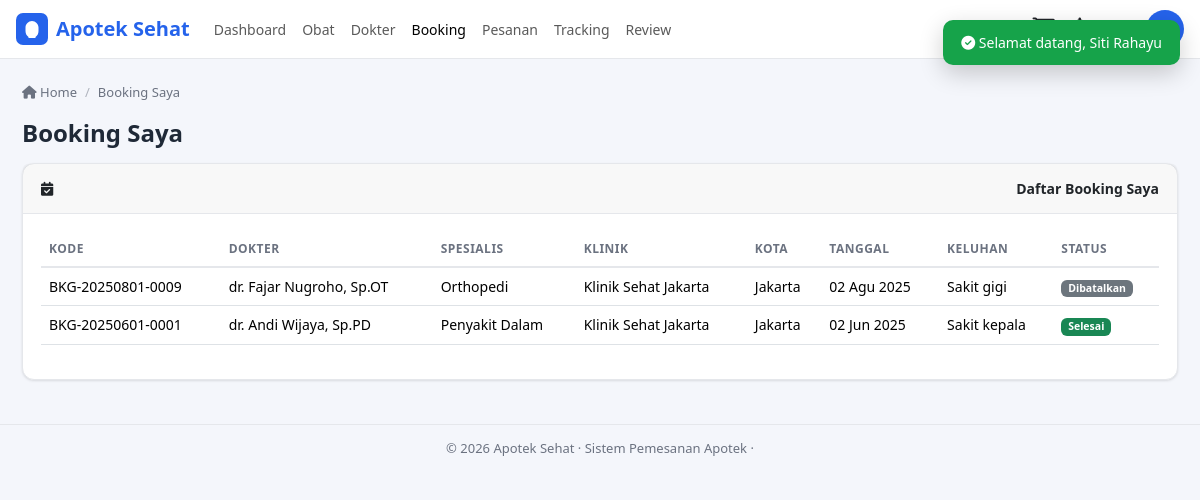
Page /user/booking/index.php (signed in) on the committed database.
### tables this page shows
CREATE TABLE IF NOT EXISTS booking (
  id_booking      INT(11) UNSIGNED NOT NULL AUTO_INCREMENT,
  kode_booking    VARCHAR(30) NOT NULL,
  id_user         INT(11) UNSIGNED NOT NULL,
  id_dokter       INT(11) UNSIGNED NOT NULL,
  id_klinik       INT(11) UNSIGNED NOT NULL,
  id_jadwal       INT(11) UNSIGNED DEFAULT NULL,
  tanggal_booking DATE NOT NULL,
  keluhan         TEXT DEFAULT NULL,
  status          ENUM('Menunggu','Selesai','Dibatalkan') NOT NULL DEFAULT 'Menunggu',
  created_at      DATETIME NOT NULL DEFAULT CURRENT_TIMESTAMP,
  PRIMARY KEY (id_booking),
  UNIQUE KEY unik_kode_booking (kode_booking),
  KEY fk_booking_user (id_user),
  KEY fk_booking_dokter (id_dokter),
  KEY fk_booking_klinik (id_klinik),
  KEY fk_booking_jadwal (id_jadwal),
  CONSTRAINT fk_booking_user FOREIGN KEY (id_user) REFERENCES users (id_user)
    ON DELETE CASCADE ON UPDATE CASCADE,
  CONSTRAINT fk_booking_dokter FOREIGN KEY (id_dokter) REFERENCES dokter (id_dokter)
    ON DELETE CASCADE ON UPDATE CASCADE,
  CONSTRAINT fk_booking_klinik FOREIGN KEY (id_klinik) REFERENCES klinik (id_klinik)
    ON DELETE CASCADE ON UPDATE CASCADE,
  CONSTRAINT fk_booking_jadwal FOREIGN KEY (id_jadwal) REFERENCES jadwal_praktik (id_jadwal)
    ON DELETE SET NULL ON UPDATE CASCADE
);

CREATE TABLE IF NOT EXISTS dokter (
  id_dokter         INT(11) UNSIGNED NOT NULL AUTO_INCREMENT,
  id_spesialis      INT(11) UNSIGNED NOT NULL,
  nama_dokter       VARCHAR(150) NOT NULL,
  gender            ENUM('Laki-laki','Perempuan') NOT NULL DEFAULT 'Laki-laki',
  no_hp             VARCHAR(20) DEFAULT NULL,
  email             VARCHAR(100) DEFAULT NULL,
  str_no            VARCHAR(50) DEFAULT NULL,
  biaya_konsultasi DECIMAL(12,2) NOT NULL DEFAULT 0,
  foto              VARCHAR(255) DEFAULT NULL,
  PRIMARY KEY (id_dokter),
  KEY fk_dokter_spesialis (id_spesialis),
  CONSTRAINT fk_dokter_spesialis FOREIGN KEY (id_spesialis) REFERENCES spesialis (id_spesialis)
    ON DELETE CASCADE ON UPDATE CASCADE
);

CREATE TABLE IF NOT EXISTS spesialis (
  id_spesialis   INT(11) UNSIGNED NOT NULL AUTO_INCREMENT,
  nama_spesialis VARCHAR(100) NOT NULL,
  deskripsi      TEXT DEFAULT NULL,
  PRIMARY KEY (id_spesialis)
);

CREATE TABLE IF NOT EXISTS klinik (
  id_klinik   INT(11) UNSIGNED NOT NULL AUTO_INCREMENT,
  id_kota     INT(11) UNSIGNED NOT NULL,
  nama_klinik VARCHAR(150) NOT NULL,
  alamat      TEXT DEFAULT NULL,
  no_telp     VARCHAR(20) DEFAULT NULL,
  email       VARCHAR(100) DEFAULT NULL,
  PRIMARY KEY (id_klinik),
  KEY fk_klinik_kota (id_kota),
  CONSTRAINT fk_klinik_kota FOREIGN KEY (id_kota) REFERENCES kota (id_kota)
    ON DELETE CASCADE ON UPDATE CASCADE
);

CREATE TABLE IF NOT EXISTS kota (
  id_kota   INT(11) UNSIGNED NOT NULL AUTO_INCREMENT,
  nama_kota VARCHAR(100) NOT NULL,
  PRIMARY KEY (id_kota)
);

### user/booking/index.php (the view, shortened to what this page needs)
<?php
require_once '../../config/koneksi.php';
$user = current_user();
$bookings = $pdo->prepare("SELECT b.*, d.nama_dokter, s.nama_spesialis, k.nama_klinik, kt.nama_kota FROM booking b LEFT JOIN dokter d ON d.id_dokter=b.id_dokter LEFT JOIN spesialis s ON s.id_spesialis=d.id_spesialis LEFT JOIN klinik k ON k.id_klinik=b.id_klinik LEFT JOIN kota kt ON kt.id_kota=k.id_kota WHERE b.id_user=? ORDER BY b.created_at DESC");
$bookings->execute([$user['id_user']]);
$bookings = $bookings->fetchAll();
require_once '../../includes/header_user.php';
?>
<div class="card">
    <div class="card-header"><i class="fas fa-calendar-check me-2"></i>Daftar Booking Saya</div>
    <div class="card-body">
        <table class="table table-hover">
            <thead><tr><th>Kode</th><th>Dokter</th><th>Spesialis</th><th>Klinik</th><th>Kota</th><th>Tanggal</th><th>Keluhan</th><th>Status</th></tr></thead>
            <tbody>
            <?php foreach ($bookings as $b): ?>
                <tr>
                    <td><?= e($b['kode_booking']) ?></td>
                    <td><?= e($b['nama_dokter']) ?></td>
                    <td><?= e($b['nama_spesialis']) ?></td>
                    <td><?= e($b['nama_klinik']) ?></td>
                    <td><?= e($b['nama_kota']) ?></td>
                    <td><?= tgl_indo($b['tanggal_booking']) ?></td>
                    <td><?= e($b['keluhan']) ?></td>
                    <td><?= status_badge($b['status']) ?></td>
                </tr>
            <?php endforeach; ?>
            </tbody>
        </table>
    </div>
</div>
<?php require_once '../../includes/footer_user.php'; ?>

### functions/functions.php (shortened to what this page needs)
<?php
function e($str) {
    return htmlspecialchars((string)($str ?? ''), ENT_QUOTES, 'UTF-8');
}
function tgl_indo($datetime) {
    $bulan = ['Jan','Feb','Mar','Apr','Mei','Jun','Jul','Agu','Sep','Okt','Nov','Des'];
    $d = date('d', strtotime($datetime));
    $m = $bulan[(int)date('m', strtotime($datetime)) - 1];
    $y = date('Y', strtotime($datetime));
    return $d . ' ' . $m . ' ' . $y;
}
function status_badge($status) {
    $map = [
        'Menunggu Pembayaran' => 'bg-warning text-dark',
        'Diproses'            => 'bg-info text-dark',
        'Dikirim'             => 'bg-primary',
        'Selesai'             => 'bg-success',
        'Dibatalkan'          => 'bg-secondary',
        'Menunggu'            => 'bg-warning text-dark',
        'Lunas'               => 'bg-success',
        'Ditolak'             => 'bg-danger',
        'Dikemas'             => 'bg-info text-dark',
        'Diterima'            => 'bg-success',
        'Gagal'               => 'bg-danger',
        'belum dibaca'        => 'bg-danger',
        'dibaca'              => 'bg-secondary',
    ];
    $cls = $map[$status] ?? 'bg-secondary';
    return '<span class="badge ' . $cls . '">' . e($status) . '</span>';
}

### assets/css/style.css (style rules this page uses)
:root { --primary: #2563eb; --primary-dark: #1d4ed8; --primary-light: #dbeafe; --bg: #f4f6fb; --surface: #ffffff; --text: #1f2937; --text-muted: #6b7280; --border: #e5e7eb; --sidebar-bg: #1e293b; --sidebar-text: #cbd5e1; --success: #16a34a; --danger: #dc2626; --warning: #f59e0b; --info: #0ea5e9; --shadow: 0 1px 3px rgba(0,0,0,.08), 0 1px 2px rgba(0,0,0,.04); --radius: 12px; }
* { box-sizing: border-box; }
body { background: var(--bg); color: var(--text); font-family: 'Segoe UI', system-ui, -apple-system, sans-serif; margin: 0; font-size: 14px; }
.table td, .table th { white-space: normal; overflow-wrap: anywhere; word-break: break-word; }
.card, .card-body, .card-header, .alert, .modal-body, .modal-header, .modal-footer, .dropdown-menu, .dropdown-item { overflow-wrap: anywhere; word-break: break-word; }
.card { background: var(--surface); border: 1px solid var(--border); border-radius: var(--radius); box-shadow: var(--shadow); margin-bottom: 20px; }
.card-header { padding: 14px 18px; border-bottom: 1px solid var(--border); font-weight: 600; display: flex; justify-content: space-between; align-items: center; }
.card-body { padding: 18px; }
.table { color: var(--text); }
.table > :not(caption) > * > * { background: transparent; }
.table thead th { border-bottom: 2px solid var(--border); font-size: 12px; text-transform: uppercase; letter-spacing: .5px; color: var(--text-muted); }

### rows in the picture
booking: kode_booking "BKG-20250801-0009", id_dokter.nama_dokter "dr. Fajar Nugroho, Sp.OT", spesialis.nama_spesialis "Orthopedi", id_klinik.nama_klinik "Klinik Sehat Jakarta", kota.nama_kota "Jakarta", tanggal_booking "02 Agu 2025", keluhan "Sakit gigi", status "Dibatalkan"
booking: kode_booking "BKG-20250601-0001", id_dokter.nama_dokter "dr. Andi Wijaya, Sp.PD", spesialis.nama_spesialis "Penyakit Dalam", id_klinik.nama_klinik "Klinik Sehat Jakarta", kota.nama_kota "Jakarta", tanggal_booking "02 Jun 2025", keluhan "Sakit kepala", status "Selesai"

### other values in the picture
$page_title "Booking Saya"
